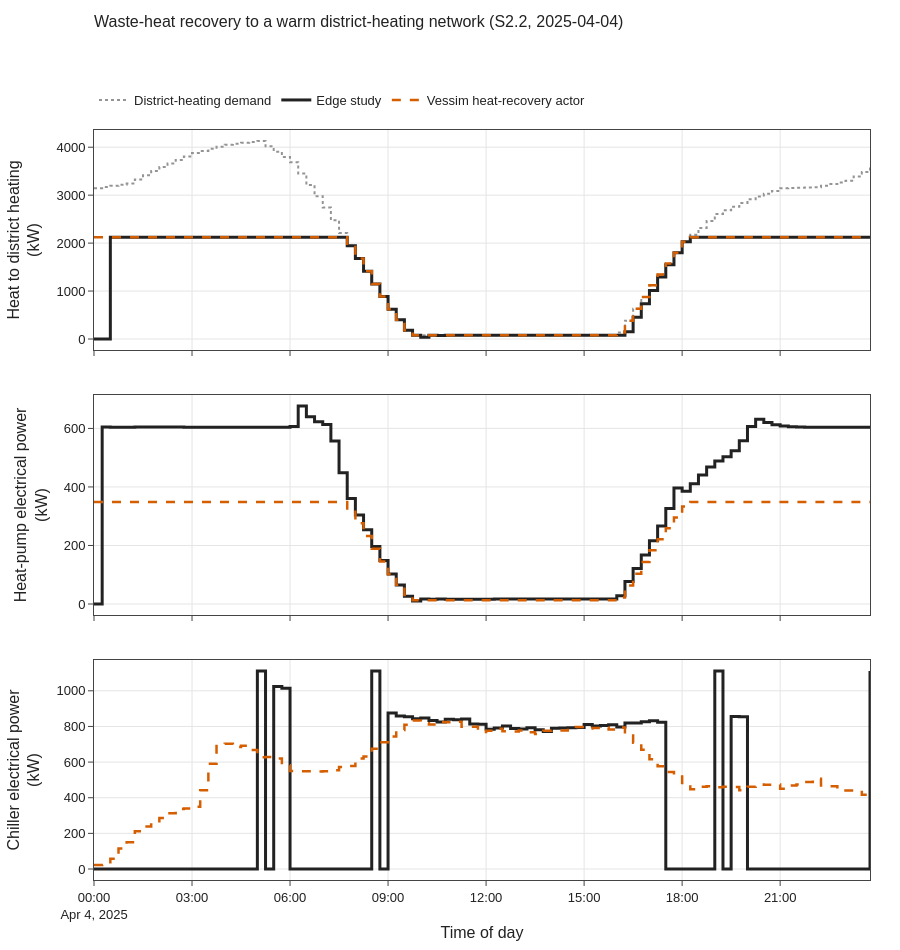

Notebook cell for this chart:
### Code cell
v = heat["Vessim heat-recovery actor"]["ts"]
fig = vp.stacked_panels([
    ("Heat to district heating (kW)", {"District-heating demand": s22.heat_demand_kw,
                                       "Edge study": s22.heat_to_network_kw,
                                       "Vessim heat-recovery actor": v.heat_pump_heat_delivered_kw}),
    ("Heat-pump electrical power (kW)", {"Edge study": s22.heat_pump_kw,
                                         "Vessim heat-recovery actor": v.heat_pump_kw}),
    ("Chiller electrical power (kW)", {"Edge study": s22.chiller_kw,
                                       "Vessim heat-recovery actor": v.cooling_chiller_kw}),
], title="Waste-heat recovery to a warm district-heating network (S2.2, 2025-04-04)", row_height=270)
vp.save(fig, OUT / "heat_recovery", png=True)
fig.show()
